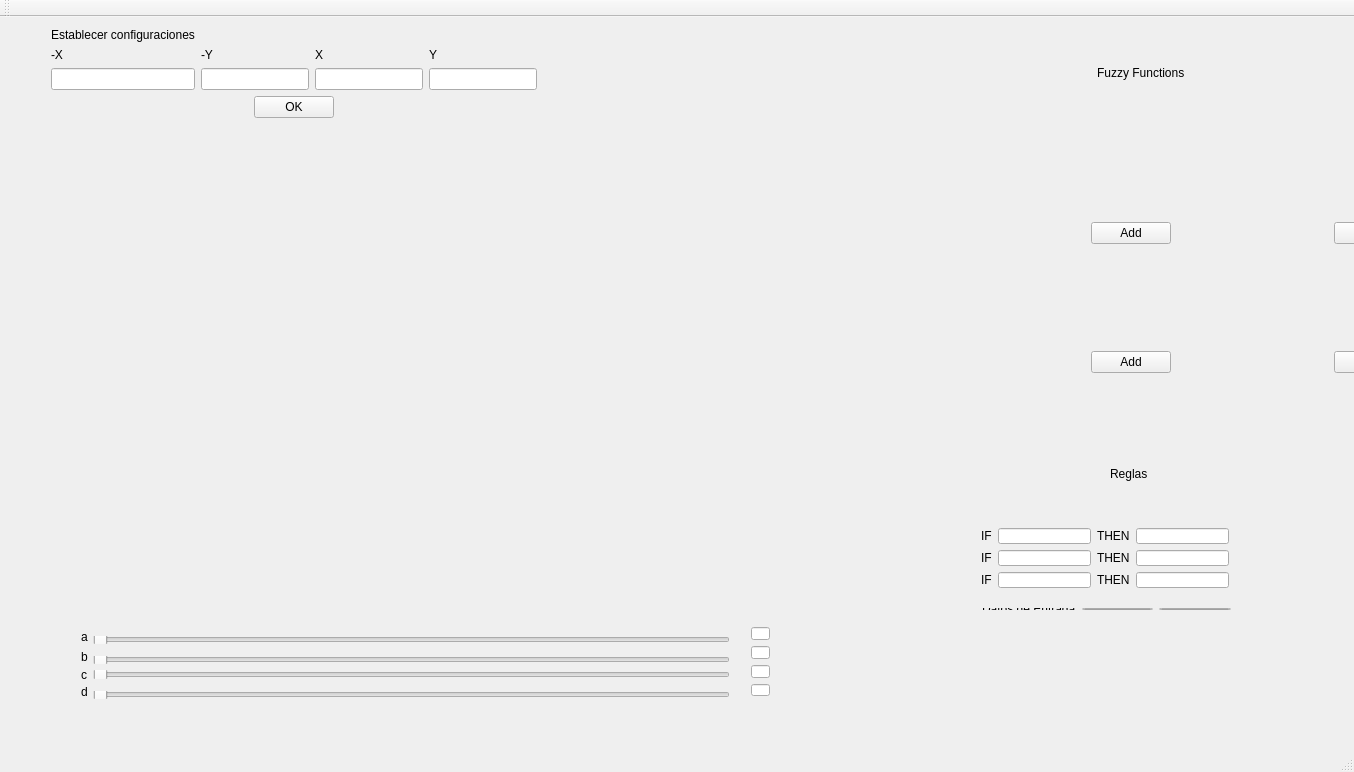
<?xml version="1.0" encoding="UTF-8"?>
<ui version="4.0">
 <class>MainWindow</class>
 <widget class="QMainWindow" name="MainWindow">
  <property name="geometry">
   <rect>
    <x>0</x>
    <y>0</y>
    <width>1354</width>
    <height>772</height>
   </rect>
  </property>
  <property name="sizePolicy">
   <sizepolicy hsizetype="Maximum" vsizetype="Maximum">
    <horstretch>0</horstretch>
    <verstretch>0</verstretch>
   </sizepolicy>
  </property>
  <property name="windowTitle">
   <string>MainWindow</string>
  </property>
  <widget class="QWidget" name="centralWidget">
   <widget class="QCustomPlot" name="customPlot" native="true">
    <property name="geometry">
     <rect>
      <x>40</x>
      <y>140</y>
      <width>811</width>
      <height>411</height>
     </rect>
    </property>
   </widget>
   <widget class="QLabel" name="label_7">
    <property name="geometry">
     <rect>
      <x>1110</x>
      <y>450</y>
      <width>49</width>
      <height>14</height>
     </rect>
    </property>
    <property name="text">
     <string>Reglas</string>
    </property>
   </widget>
   <widget class="QWidget" name="layoutWidget">
    <property name="geometry">
     <rect>
      <x>922</x>
      <y>140</y>
      <width>503</width>
      <height>274</height>
     </rect>
    </property>
    <layout class="QGridLayout" name="gridLayout_3">
     <item row="0" column="0">
      <layout class="QGridLayout" name="gridLayout_7">
       <item row="0" column="2">
        <spacer name="verticalSpacer_7">
         <property name="orientation">
          <enum>Qt::Vertical</enum>
         </property>
         <property name="sizeHint" stdset="0">
          <size>
           <width>20</width>
           <height>18</height>
          </size>
         </property>
        </spacer>
       </item>
       <item row="2" column="2">
        <spacer name="verticalSpacer_8">
         <property name="orientation">
          <enum>Qt::Vertical</enum>
         </property>
         <property name="sizeHint" stdset="0">
          <size>
           <width>20</width>
           <height>18</height>
          </size>
         </property>
        </spacer>
       </item>
       <item row="0" column="0" rowspan="3" colspan="2">
        <widget class="QLabel" name="label_11">
         <property name="text">
          <string/>
         </property>
         <property name="pixmap">
          <pixmap resource="res.qrc">:/images/functionGamma.png</pixmap>
         </property>
        </widget>
       </item>
       <item row="1" column="2">
        <widget class="QPushButton" name="pushButton_5">
         <property name="text">
          <string>Add</string>
         </property>
        </widget>
       </item>
      </layout>
     </item>
     <item row="0" column="1">
      <layout class="QGridLayout" name="gridLayout_9">
       <item row="0" column="2">
        <spacer name="verticalSpacer_11">
         <property name="orientation">
          <enum>Qt::Vertical</enum>
         </property>
         <property name="sizeHint" stdset="0">
          <size>
           <width>20</width>
           <height>18</height>
          </size>
         </property>
        </spacer>
       </item>
       <item row="2" column="2">
        <spacer name="verticalSpacer_12">
         <property name="orientation">
          <enum>Qt::Vertical</enum>
         </property>
         <property name="sizeHint" stdset="0">
          <size>
           <width>20</width>
           <height>18</height>
          </size>
         </property>
        </spacer>
       </item>
       <item row="0" column="0" rowspan="3" colspan="2">
        <widget class="QLabel" name="label_13">
         <property name="text">
          <string/>
         </property>
         <property name="pixmap">
          <pixmap resource="res.qrc">:/images/functionL.png</pixmap>
         </property>
        </widget>
       </item>
       <item row="1" column="2">
        <widget class="QPushButton" name="pushButton_7">
         <property name="text">
          <string>Add</string>
         </property>
        </widget>
       </item>
      </layout>
     </item>
     <item row="1" column="0">
      <layout class="QGridLayout" name="gridLayout_10">
       <item row="0" column="2">
        <spacer name="verticalSpacer_13">
         <property name="orientation">
          <enum>Qt::Vertical</enum>
         </property>
         <property name="sizeHint" stdset="0">
          <size>
           <width>20</width>
           <height>18</height>
          </size>
         </property>
        </spacer>
       </item>
       <item row="2" column="2">
        <spacer name="verticalSpacer_14">
         <property name="orientation">
          <enum>Qt::Vertical</enum>
         </property>
         <property name="sizeHint" stdset="0">
          <size>
           <width>20</width>
           <height>18</height>
          </size>
         </property>
        </spacer>
       </item>
       <item row="0" column="0" rowspan="3" colspan="2">
        <widget class="QLabel" name="label_14">
         <property name="text">
          <string/>
         </property>
         <property name="pixmap">
          <pixmap resource="res.qrc">:/images/functionTriangular.png</pixmap>
         </property>
        </widget>
       </item>
       <item row="1" column="2">
        <widget class="QPushButton" name="pushButton_8">
         <property name="text">
          <string>Add</string>
         </property>
        </widget>
       </item>
      </layout>
     </item>
     <item row="1" column="1">
      <layout class="QGridLayout" name="gridLayout_11">
       <item row="0" column="2">
        <spacer name="verticalSpacer_15">
         <property name="orientation">
          <enum>Qt::Vertical</enum>
         </property>
         <property name="sizeHint" stdset="0">
          <size>
           <width>20</width>
           <height>18</height>
          </size>
         </property>
        </spacer>
       </item>
       <item row="2" column="2">
        <spacer name="verticalSpacer_16">
         <property name="orientation">
          <enum>Qt::Vertical</enum>
         </property>
         <property name="sizeHint" stdset="0">
          <size>
           <width>20</width>
           <height>18</height>
          </size>
         </property>
        </spacer>
       </item>
       <item row="0" column="0" rowspan="3" colspan="2">
        <widget class="QLabel" name="label_15">
         <property name="text">
          <string/>
         </property>
         <property name="pixmap">
          <pixmap resource="res.qrc">:/images/functionTrapesoidal.png</pixmap>
         </property>
        </widget>
       </item>
       <item row="1" column="2">
        <widget class="QPushButton" name="pushButton_9">
         <property name="text">
          <string>Add</string>
         </property>
        </widget>
       </item>
      </layout>
     </item>
    </layout>
   </widget>
   <widget class="QWidget" name="layoutWidget">
    <property name="geometry">
     <rect>
      <x>40</x>
      <y>0</y>
      <width>1311</width>
      <height>112</height>
     </rect>
    </property>
    <layout class="QGridLayout" name="gridLayout_5">
     <item row="0" column="0" rowspan="3">
      <layout class="QGridLayout" name="gridLayout_2">
       <item row="0" column="0" colspan="3">
        <layout class="QGridLayout" name="gridLayout">
         <item row="0" column="0">
          <widget class="QLabel" name="label">
           <property name="text">
            <string>Establecer configuraciones</string>
           </property>
          </widget>
         </item>
         <item row="1" column="0">
          <widget class="QLabel" name="label_2">
           <property name="text">
            <string>-X</string>
           </property>
          </widget>
         </item>
         <item row="1" column="1">
          <widget class="QLabel" name="label_3">
           <property name="text">
            <string>-Y</string>
           </property>
          </widget>
         </item>
         <item row="1" column="2">
          <widget class="QLabel" name="label_4">
           <property name="text">
            <string>X</string>
           </property>
          </widget>
         </item>
         <item row="1" column="3">
          <widget class="QLabel" name="label_5">
           <property name="text">
            <string>Y</string>
           </property>
          </widget>
         </item>
         <item row="2" column="0">
          <widget class="QLineEdit" name="inputXN"/>
         </item>
         <item row="2" column="1">
          <widget class="QLineEdit" name="inputYN"/>
         </item>
         <item row="2" column="2">
          <widget class="QLineEdit" name="inputX"/>
         </item>
         <item row="2" column="3">
          <widget class="QLineEdit" name="inputY"/>
         </item>
        </layout>
       </item>
       <item row="1" column="0">
        <spacer name="horizontalSpacer">
         <property name="orientation">
          <enum>Qt::Horizontal</enum>
         </property>
         <property name="sizeHint" stdset="0">
          <size>
           <width>168</width>
           <height>20</height>
          </size>
         </property>
        </spacer>
       </item>
       <item row="1" column="1">
        <widget class="QPushButton" name="pushButton">
         <property name="text">
          <string>OK</string>
         </property>
        </widget>
       </item>
       <item row="1" column="2">
        <spacer name="horizontalSpacer_2">
         <property name="orientation">
          <enum>Qt::Horizontal</enum>
         </property>
         <property name="sizeHint" stdset="0">
          <size>
           <width>178</width>
           <height>20</height>
          </size>
         </property>
        </spacer>
       </item>
      </layout>
     </item>
     <item row="0" column="1" rowspan="2">
      <spacer name="horizontalSpacer_5">
       <property name="orientation">
        <enum>Qt::Horizontal</enum>
       </property>
       <property name="sizeHint" stdset="0">
        <size>
         <width>398</width>
         <height>20</height>
        </size>
       </property>
      </spacer>
     </item>
     <item row="0" column="2">
      <spacer name="verticalSpacer_2">
       <property name="orientation">
        <enum>Qt::Vertical</enum>
       </property>
       <property name="sizeHint" stdset="0">
        <size>
         <width>20</width>
         <height>40</height>
        </size>
       </property>
      </spacer>
     </item>
     <item row="1" column="2">
      <layout class="QGridLayout" name="gridLayout_4">
       <item row="0" column="0">
        <spacer name="horizontalSpacer_3">
         <property name="orientation">
          <enum>Qt::Horizontal</enum>
         </property>
         <property name="sizeHint" stdset="0">
          <size>
           <width>88</width>
           <height>20</height>
          </size>
         </property>
        </spacer>
       </item>
       <item row="0" column="1">
        <widget class="QLabel" name="label_6">
         <property name="text">
          <string>Fuzzy Functions</string>
         </property>
        </widget>
       </item>
       <item row="0" column="2">
        <spacer name="horizontalSpacer_4">
         <property name="orientation">
          <enum>Qt::Horizontal</enum>
         </property>
         <property name="sizeHint" stdset="0">
          <size>
           <width>88</width>
           <height>20</height>
          </size>
         </property>
        </spacer>
       </item>
      </layout>
     </item>
     <item row="2" column="2">
      <spacer name="verticalSpacer">
       <property name="orientation">
        <enum>Qt::Vertical</enum>
       </property>
       <property name="sizeHint" stdset="0">
        <size>
         <width>20</width>
         <height>40</height>
        </size>
       </property>
      </spacer>
     </item>
    </layout>
   </widget>
   <widget class="QWidget" name="widget" native="true">
    <property name="geometry">
     <rect>
      <x>60</x>
      <y>589</y>
      <width>791</width>
      <height>121</height>
     </rect>
    </property>
    <widget class="QWidget" name="">
     <property name="geometry">
      <rect>
       <x>10</x>
       <y>13</y>
       <width>671</width>
       <height>91</height>
      </rect>
     </property>
     <layout class="QGridLayout" name="gridLayout_6">
      <item row="0" column="0" rowspan="2" colspan="2">
       <widget class="QLabel" name="label_8">
        <property name="text">
         <string>a</string>
        </property>
       </widget>
      </item>
      <item row="1" column="1">
       <widget class="QSlider" name="horizontalSlider">
        <property name="orientation">
         <enum>Qt::Horizontal</enum>
        </property>
       </widget>
      </item>
      <item row="2" column="0" rowspan="2" colspan="2">
       <widget class="QLabel" name="label_9">
        <property name="text">
         <string>b</string>
        </property>
       </widget>
      </item>
      <item row="3" column="1">
       <widget class="QSlider" name="horizontalSlider_3">
        <property name="orientation">
         <enum>Qt::Horizontal</enum>
        </property>
       </widget>
      </item>
      <item row="4" column="0">
       <widget class="QLabel" name="label_10">
        <property name="text">
         <string>c</string>
        </property>
       </widget>
      </item>
      <item row="4" column="1">
       <widget class="QSlider" name="horizontalSlider_2">
        <property name="orientation">
         <enum>Qt::Horizontal</enum>
        </property>
       </widget>
      </item>
      <item row="5" column="0" rowspan="2" colspan="2">
       <widget class="QLabel" name="label_12">
        <property name="text">
         <string>d</string>
        </property>
       </widget>
      </item>
      <item row="6" column="1">
       <widget class="QSlider" name="horizontalSlider_5">
        <property name="orientation">
         <enum>Qt::Horizontal</enum>
        </property>
       </widget>
      </item>
     </layout>
    </widget>
    <widget class="QWidget" name="">
     <property name="geometry">
      <rect>
       <x>680</x>
       <y>10</y>
       <width>41</width>
       <height>91</height>
      </rect>
     </property>
     <layout class="QGridLayout" name="gridLayout_8">
      <item row="0" column="0">
       <widget class="QLineEdit" name="aProgressBar"/>
      </item>
      <item row="1" column="0">
       <widget class="QLineEdit" name="bProgreesBar"/>
      </item>
      <item row="2" column="0">
       <widget class="QLineEdit" name="cProgressBar"/>
      </item>
      <item row="3" column="0">
       <widget class="QLineEdit" name="dProgressBar"/>
      </item>
     </layout>
    </widget>
   </widget>
   <widget class="QWidget" name="">
    <property name="geometry">
     <rect>
      <x>970</x>
      <y>500</y>
      <width>270</width>
      <height>82</height>
     </rect>
    </property>
    <layout class="QGridLayout" name="gridLayout_15">
     <item row="0" column="0">
      <layout class="QGridLayout" name="gridLayout_12">
       <item row="0" column="0">
        <widget class="QLabel" name="label_17">
         <property name="text">
          <string>IF</string>
         </property>
        </widget>
       </item>
       <item row="0" column="1">
        <widget class="QLineEdit" name="lineEdit_2"/>
       </item>
       <item row="0" column="2">
        <widget class="QLabel" name="label_18">
         <property name="text">
          <string>THEN</string>
         </property>
        </widget>
       </item>
       <item row="0" column="3">
        <widget class="QLineEdit" name="lineEdit_3"/>
       </item>
      </layout>
     </item>
     <item row="1" column="0">
      <layout class="QGridLayout" name="gridLayout_13">
       <item row="0" column="0">
        <widget class="QLabel" name="label_19">
         <property name="text">
          <string>IF</string>
         </property>
        </widget>
       </item>
       <item row="0" column="1">
        <widget class="QLineEdit" name="lineEdit_4"/>
       </item>
       <item row="0" column="2">
        <widget class="QLabel" name="label_20">
         <property name="text">
          <string>THEN</string>
         </property>
        </widget>
       </item>
       <item row="0" column="3">
        <widget class="QLineEdit" name="lineEdit_5"/>
       </item>
      </layout>
     </item>
     <item row="2" column="0">
      <layout class="QGridLayout" name="gridLayout_14">
       <item row="0" column="0">
        <widget class="QLabel" name="label_21">
         <property name="text">
          <string>IF</string>
         </property>
        </widget>
       </item>
       <item row="0" column="1">
        <widget class="QLineEdit" name="lineEdit_6"/>
       </item>
       <item row="0" column="2">
        <widget class="QLabel" name="label_22">
         <property name="text">
          <string>THEN</string>
         </property>
        </widget>
       </item>
       <item row="0" column="3">
        <widget class="QLineEdit" name="lineEdit_7"/>
       </item>
      </layout>
     </item>
    </layout>
   </widget>
   <widget class="QWidget" name="">
    <property name="geometry">
     <rect>
      <x>971</x>
      <y>580</y>
      <width>271</width>
      <height>24</height>
     </rect>
    </property>
    <layout class="QGridLayout" name="gridLayout_16">
     <item row="0" column="0">
      <widget class="QLabel" name="label_16">
       <property name="text">
        <string>Datos de Entrada</string>
       </property>
      </widget>
     </item>
     <item row="0" column="1">
      <widget class="QLineEdit" name="lineEdit"/>
     </item>
     <item row="0" column="2">
      <widget class="QLineEdit" name="lineEdit_8"/>
     </item>
    </layout>
   </widget>
  </widget>
  <widget class="QMenuBar" name="menuBar">
   <property name="geometry">
    <rect>
     <x>0</x>
     <y>0</y>
     <width>1354</width>
     <height>19</height>
    </rect>
   </property>
  </widget>
  <widget class="QToolBar" name="mainToolBar">
   <attribute name="toolBarArea">
    <enum>TopToolBarArea</enum>
   </attribute>
   <attribute name="toolBarBreak">
    <bool>false</bool>
   </attribute>
  </widget>
  <widget class="QStatusBar" name="statusBar"/>
 </widget>
 <layoutdefault spacing="6" margin="11"/>
 <customwidgets>
  <customwidget>
   <class>QCustomPlot</class>
   <extends>QWidget</extends>
   <header>qcustomplot.h</header>
   <container>1</container>
  </customwidget>
 </customwidgets>
 <resources>
  <include location="res.qrc"/>
 </resources>
 <connections/>
</ui>
